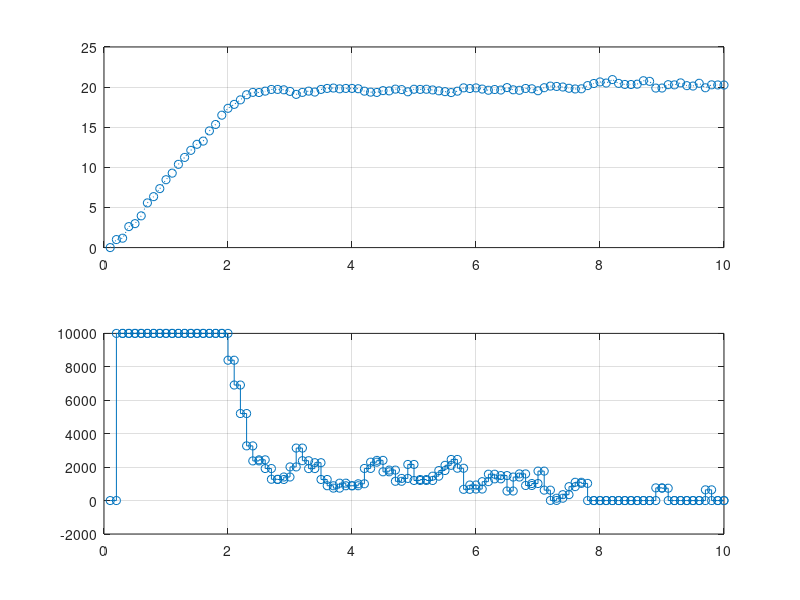
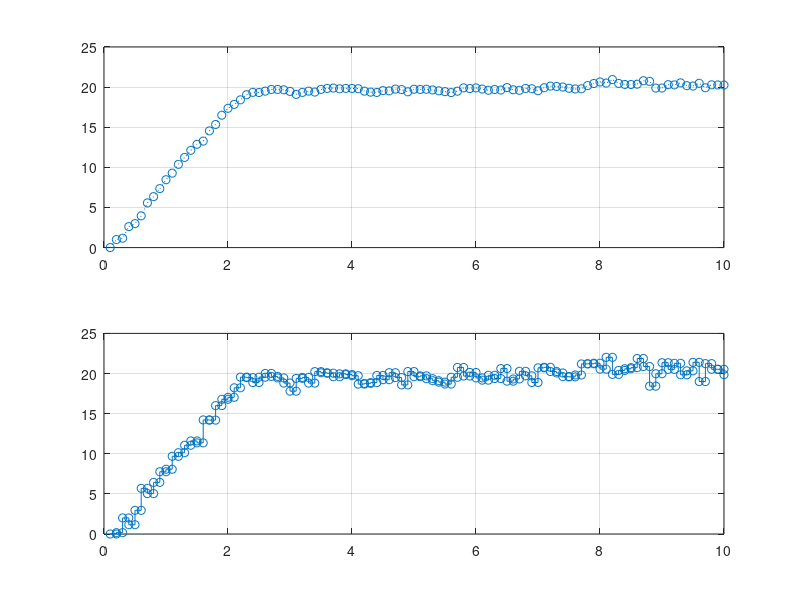

Here is the MATLAB script that generated these plots, in order:
clear;
clc;

%% System modeling
dt = 0.1;
T  = 100;

d = 50;
m = 1000;

a = 1-(d/m)*dt;
b = dt/m;

%% Initialization
x0     = 0;
xArray = [];
x      = [x0 0 0 0 0 0 0 0]'; 
y      = 0;
yArray = [];

%% Kalman
P = 100;
C = 1;
Q = 0.1;
R = 0.5;

%% Constraint
xlow  = -10;
ulow  = 0;
xhigh = 100;
uhigh = 10000;

lb = [xlow*ones(4,1); ulow*ones(4,1)];
ub = [xhigh*ones(4,1); uhigh*ones(4,1)];

%% Weights
q = 10000;
r = 0.001;

%% Input reference
xref = 20;

%% Simulation

G = [q 0 0 0 0 0 0 0;
     0 q 0 0 0 0 0 0;
     0 0 q 0 0 0 0 0;
     0 0 0 q 0 0 0 0;
     0 0 0 0 r 0 0 0;
     0 0 0 0 0 r 0 0;
     0 0 0 0 0 0 r 0;
     0 0 0 0 0 0 0 r];
Aeq = [1 0 0 0 -b 0 0 0;
       -a 1 0 0 0 -b 0 0;
       0 -a 1 0 0 0 -b 0;
       0 0 -a 1 0 0 0 -b];

f   = [-q*xref*ones(4,1);zeros(4,1)];

%%
for i = 1:T
    xArray = [xArray x];
    yArray = [yArray y];
    
    beq = [a*x0 0 0 0]';
    x   = quadprog(G,f,[],[],Aeq,beq,lb,ub);
    
    y = a*x0+b*x(5)+ sqrt(R)*randn; % output
    
    % predict
    x0  = a*x0+b*x(5);
    P   = a*P*a' + Q;
    % update
    K   = P*C'*inv(C*P*C'+R);
    x0  = x0 + K*(y-C*x0);
    P   = (eye(1)-K*C)*P;
end

%% Plotting
figure(1)
subplot(2,1,1)
plot(dt:dt:T*dt,xArray(1,:),'o:')
ylim([0 25])
grid on;
subplot(2,1,2)
stairs(dt:dt:T*dt,xArray(5,:), 'o-')
grid on;
figure(2)
subplot(2,1,1)
plot(dt:dt:T*dt,xArray(1,:),'o:')
ylim([0 25])
grid on;
subplot(2,1,2)
stairs(dt:dt:T*dt,yArray, 'o-')
grid on;